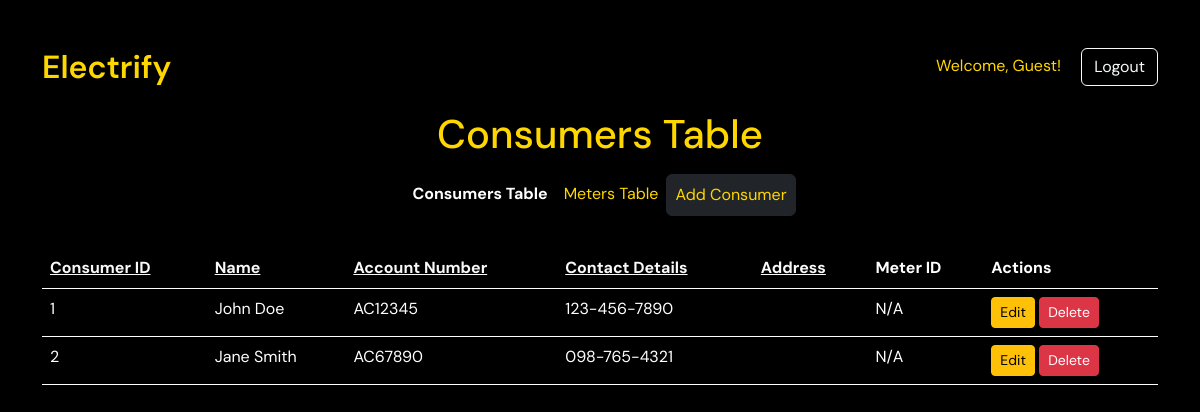
Before: / with the older database file.
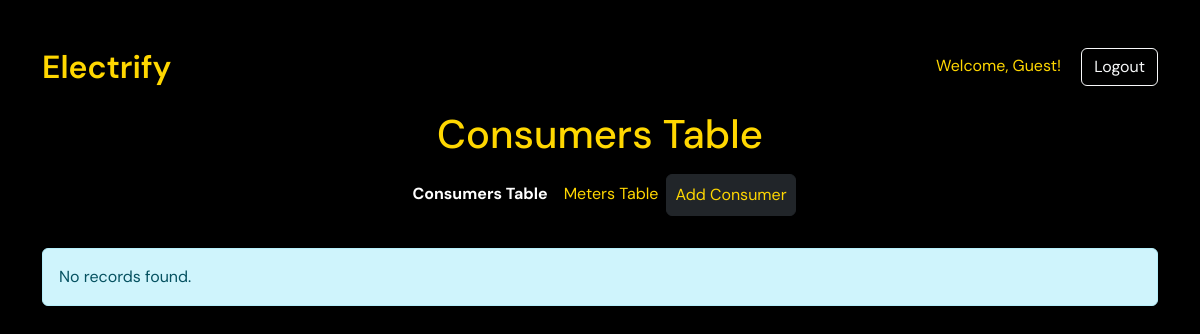
After: the same page with the newer database file.
### tables this page shows
CREATE TABLE `consumers` (
  `consumer_id` int(11) NOT NULL,
  `meter_id` int(11) DEFAULT NULL,
  `name` varchar(100) NOT NULL,
  `account_number` varchar(50) NOT NULL,
  `contact_details` varchar(50) DEFAULT NULL,
  `address` text NOT NULL
);

### index.php (the view, shortened to what this page needs)
<?php
include 'database.php';
$username = '';
?>
<!DOCTYPE html>
<html lang="en">
<head>
  <link rel="stylesheet" href="https://cdn.jsdelivr.net/npm/bootstrap@5.2.3/dist/css/bootstrap.min.css">
</head>
<body>
  <div class="container mt-5">
    <div class="d-flex justify-content-between align-items-center mb-4">
      <h2 class="mb-0" style="font-weight: 600">Electrify</h2>
      <div>
        <span class="me-3">Welcome, <?php echo $username ?: 'Guest'; ?>!</span>
        <a href="login.php" class="btn btn-outline-light">Logout</a>
      </div>
    </div>
    <h1 class="text-center">Consumers Table</h1>
    <nav class="navbar navbar-expand-lg navbar-dark justify-content-center">
      <ul class="navbar-nav">
        <li class="nav-item"><a href="index.php" class="nav-link active">Consumers Table</a></li>
        <li class="nav-item"><a href="meters.php" class="nav-link">Meters Table</a></li>
        <li class="nav-item"><a href="addconsumer.php" class="nav-link btn btn-dark">Add Consumer</a></li>
      </ul>
    </nav>
    <?php
    $sql = "SELECT c.consumer_id, c.name, c.account_number, c.contact_details, c.address,
                   e.meter_id
            FROM Consumers c
            LEFT JOIN electricitymeters e ON c.consumer_id = e.consumer_id
            ORDER BY c.consumer_id";
    if (isset($_GET['sort'])) {
        $sort = htmlspecialchars($_GET['sort']);
        $order = isset($_GET['order']) && $_GET['order'] == 'asc' ? 'desc' : 'asc';
        $sql = "SELECT c.consumer_id, c.name, c.account_number, c.contact_details, c.address,
                       e.meter_id
                FROM Consumers c
                LEFT JOIN electricitymeters e ON c.consumer_id = e.consumer_id
                ORDER BY $sort $order";
    } else {
        $order = 'asc';
    }
    $result = mysqli_query($conn, $sql);
    if ($result && mysqli_num_rows($result) > 0) {
        echo "<table class='table mt-4'>";
        echo "<thead>";
        echo "<tr>";
        echo "<th><a href='?sort=consumer_id&order=$order' class='text-light'>Consumer ID</a></th>";
        echo "<th><a href='?sort=name&order=$order' class='text-light'>Name</a></th>";
        echo "<th><a href='?sort=account_number&order=$order' class='text-light'>Account Number</a></th>";
        echo "<th><a href='?sort=contact_details&order=$order' class='text-light'>Contact Details</a></th>";
        echo "<th><a href='?sort=address&order=$order' class='text-light'>Address</a></th>";
        echo "<th>Meter ID</th>";
        echo "<th>Actions</th>";
        echo "</tr>";
        echo "</thead>";
        echo "<tbody>";
        while ($row = mysqli_fetch_assoc($result)) {
            echo "<tr>";
            echo "<td>" . htmlspecialchars($row['consumer_id']) . "</td>";
            echo "<td>" . htmlspecialchars($row['name']) . "</td>";
            echo "<td>" . htmlspecialchars($row['account_number']) . "</td>";
            echo "<td>" . htmlspecialchars($row['contact_details']) . "</td>";
            echo "<td>" . htmlspecialchars($row['address']) . "</td>";
            echo "<td>" . htmlspecialchars($row['meter_id'] ?? 'N/A') . "</td>";
            echo "<td>
                    <a href='edit.php?consumer_id=" . htmlspecialchars($row['consumer_id']) . "' class='btn btn-warning btn-sm'>Edit</a>
                    <a href='delete.php?consumer_id=" . htmlspecialchars($row['consumer_id']) . "' class='btn btn-danger btn-sm' onclick='return confirm(\"Are you sure you want to delete this record?\");'>Delete</a>
                  </td>";
            echo "</tr>";
        }
        echo "</tbody>";
        echo "</table>";
    } else {
        echo "<div class='alert alert-info mt-4'>No records found.</div>";
    }
    ?>
  </div>
</body>
</html>

### index.php (style rules this page uses)
body { font-family: 'DM Sans', sans-serif; background-color: black; color: #FFD700; }
.navbar { background-color: black; }
.navbar-nav .nav-link { color: #FFD700; }
.navbar-nav .nav-link.active { font-weight: bold; }
.table { color: white; }
.table th, .table td { border-color: #fff; }

Changed rows visible on the page:
removed consumers: consumer_id "1", name "John Doe", account_number "AC12345", contact_details "123-456-7890", meter_id "N/A"
removed consumers: consumer_id "2", name "Jane Smith", account_number "AC67890", contact_details "098-765-4321", meter_id "N/A"
Other visible differences:
text no longer shown: "Consumer ID Name Account Number Contact Details Address Meter ID Actions"
text now shown: "No records found."
